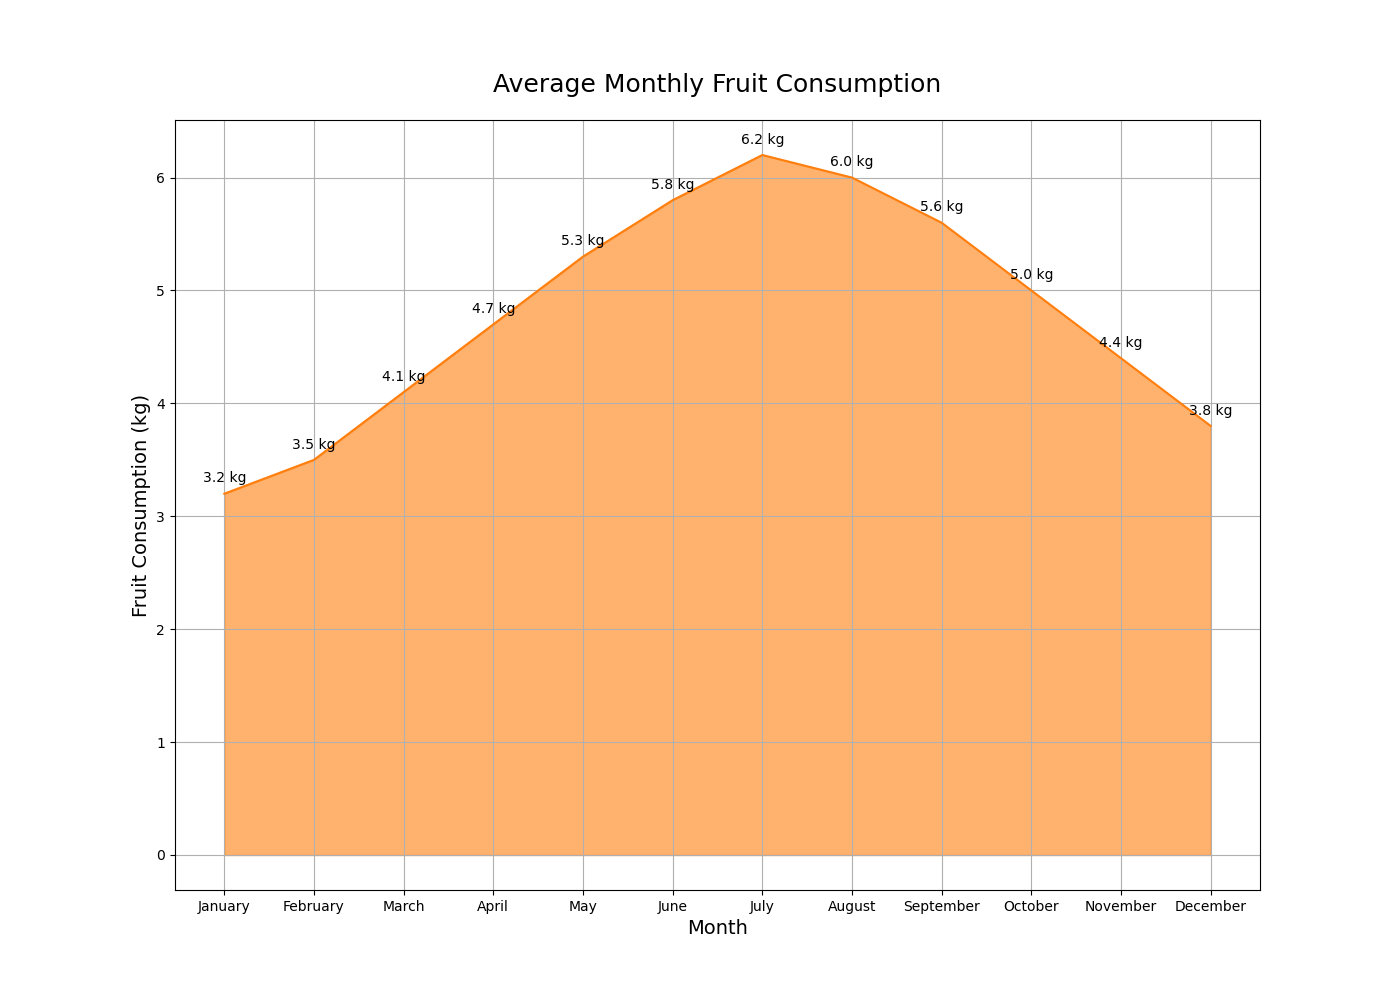

The script that drew this image:

import matplotlib.pyplot as plt
import pandas as pd

# Data
data = {
    'Month': ['January', 'February', 'March', 'April', 'May', 'June', 
              'July', 'August', 'September', 'October', 'November', 'December'],
    'Fruit Consumption': [3.2, 3.5, 4.1, 4.7, 5.3, 5.8, 6.2, 6.0, 5.6, 5.0, 4.4, 3.8]
}

df = pd.DataFrame(data)

# Plot
plt.figure(figsize=(14, 10))
plt.fill_between(df['Month'], df['Fruit Consumption'], color='#ff7f0e', alpha=0.6)
plt.plot(df['Month'], df['Fruit Consumption'], color='#ff7f0e')

# Add title and labels
plt.title('Average Monthly Fruit Consumption', fontsize=18, pad=20)
plt.xlabel('Month', fontsize=14)
plt.ylabel('Fruit Consumption (kg)', fontsize=14)

# Add annotation
for i, consumption in enumerate(df['Fruit Consumption']):
    plt.text(i, consumption + 0.1, f'{consumption} kg', ha='center', fontsize=10)

plt.grid(True)
plt.show()
